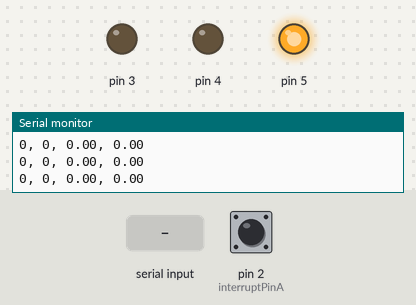
The sketch below on a simulated Arduino Uno, built with avr-gcc and run on an emulated ATmega328P. Shown: output pins drawn as LEDs (lit = HIGH), the last lines printed to the serial monitor. The inputs (shaded band) are chosen by the test bench; at power-on: pin 2 (interruptPinA) HIGH.

Above: at 1.2 s.
1.3 s: "5\n" received over Serial
At 1.75 s:
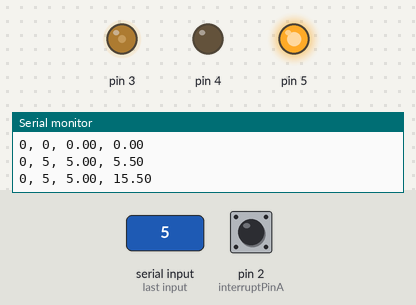
At 3.6 s:
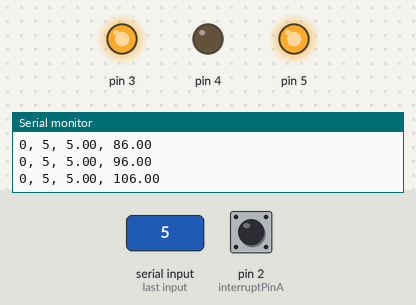
Timing chart, 0 to 5.1 s (numbered marks = the images above; inputs shaded):
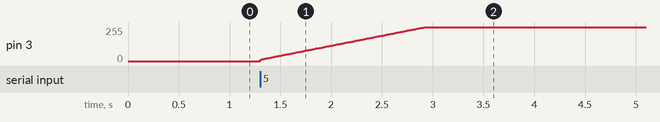

Measured:
- after the input at 1.3 s, pin 3: moves from 0/255 to 255/255 over 1.6 s, starting at once

The sketch:

controller_test.ino
```cpp
unsigned long last_serial = 0;

const byte interruptPinA = 2;

volatile int steps_since_last = 0;
volatile int current_speed = 0;
volatile int previous_speed = 0;
volatile int target_speed = 0;
volatile float speed_error = 0;
volatile float error_sum = 0;
volatile int set_speed = 0;

float Kp = 2.0;
float Kd = 0.0;
float Ki = 30.0;

#define PID_LOOP_TIME 0.01

void setup()
{
    pinMode(interruptPinA, INPUT_PULLUP);
    pinMode(3, OUTPUT);
    pinMode(4, OUTPUT);
    pinMode(5, OUTPUT);

    digitalWrite(4, LOW);
    digitalWrite(5, HIGH);
    last_serial = millis();
    Serial.begin(115200);
    Serial.println("current_speed, target_speed, speed_error, error_sum");

    attachInterrupt(digitalPinToInterrupt(interruptPinA), countStep, RISING);
    start_timer();
}

void loop()
{
    unsigned long now = millis();
    if (now - last_serial > 200)
    {
        last_serial = millis();
        Serial.print(current_speed);
        Serial.print(", ");
        Serial.print(target_speed);
        Serial.print(", ");
        Serial.print(speed_error);
        Serial.print(", ");
        Serial.print(error_sum / 10.0);
        Serial.println();
    }
    if (Serial.available() > 0)
    {
        target_speed = Serial.parseInt();
        while (Serial.available())
        {
            Serial.read();
        }
    }
}

ISR(TIMER1_COMPA_vect)
{
    previous_speed = current_speed;
    current_speed = steps_since_last * 100 * 60 / 300;
    steps_since_last = 0;
    speed_error = target_speed - current_speed;

    error_sum += speed_error;
    error_sum = constrain(error_sum, -400, 1500);

    set_speed = Kp * speed_error + Ki * (error_sum)*PID_LOOP_TIME + Kd * (current_speed - previous_speed) / PID_LOOP_TIME;

    //set_speed = constrain(speed_error * 2, 0, 255);

    analogWrite(3, constrain(set_speed, 0, 255));
}

void countStep()
{
    steps_since_last++;
}

void start_timer()
{
    // these timers are set up with an Arduino Uno like board in mind
    // initialize Timer1
    cli();      // disable global interrupts
    TCCR1A = 0; // set entire TCCR1A register to 0
    TCCR1B = 0; // same for TCCR1B
    // set compare match register to set sample time 5ms
    OCR1A = 20000;
    // turn on CTC mode
    TCCR1B |= (1 << WGM12);
    // Set CS11 bit for prescaling by 8
    TCCR1B |= (1 << CS11);
    // enable timer compare interrupt
    TIMSK1 |= (1 << OCIE1A);
    sei(); // enable global interrupts
}
```
